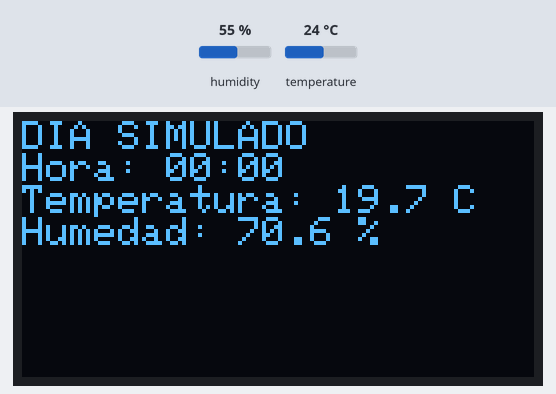
Bench run of a sketch on a simulated ESP32. Parts: 128×64 one-colour display. The test bench sets the inputs (shaded band); at power-on: humidity 55 %, temperature 24 °C. WiFi joins after 1.5 s; servers stay silent unless stated; uploads are accepted with an empty reply; what the sketch prints to the serial monitor is not drawn.

Above: at 3.8 s.
At 4.3 s:
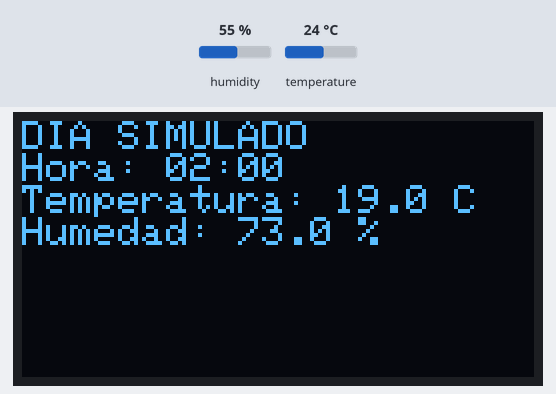
At 4.9 s:
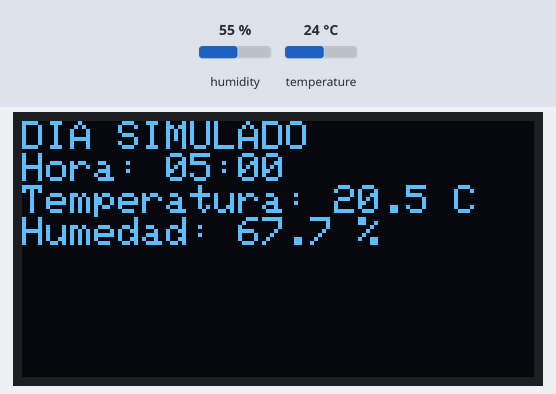
At 6.3 s:
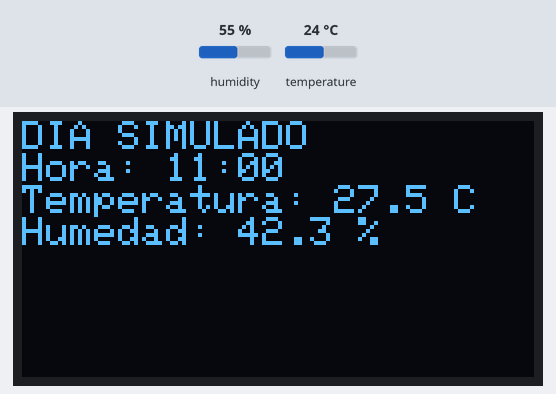
At 7.7 s:
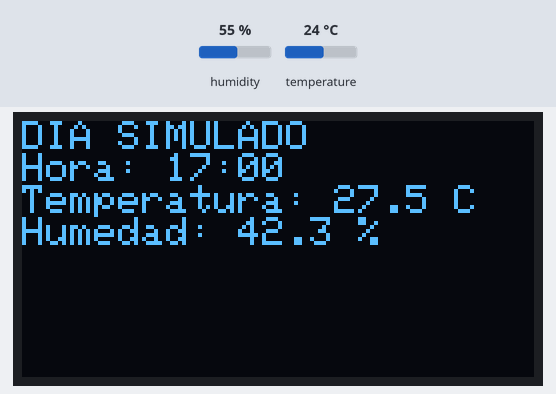
At 9.0 s:
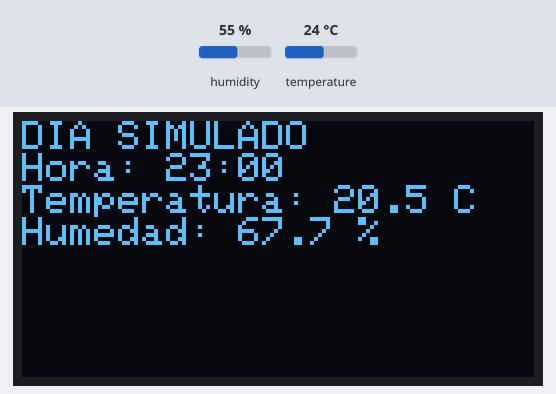

The sketch:

sketch.ino
```cpp
/* LABORATORIO 2 - ESP32 + DHT22 + OLED + API Flask

   LEA PRIMERO LA SECCION "RECETA" EN setup().
   Las funciones tecnicas estan entregadas al final del archivo.
   No necesita editar su implementacion.
*/

#include <Arduino.h>
#include <math.h>
#include <DHTesp.h>
#include <Wire.h>
#include <Adafruit_GFX.h>
#include <Adafruit_SSD1306.h>
#include <WiFi.h>
#include <WiFiClientSecure.h>
#include <HTTPClient.h>

// CONFIGURACION: cambie solo API_URL por la URL de su servicio Render.
const int PIN_DHT = 15;
const int PIN_SDA = 21;
const int PIN_SCL = 22;
const char* DISPOSITIVO = "doctorado-01";
const char* API_URL = "https://iot-laboratorio2.onrender.com/mediciones";

// Objetos y tipo de datos preparados para el ejercicio.
DHTesp sensor;
Adafruit_SSD1306 pantalla(128, 64, &Wire, -1);

struct Medicion {
  int hora;
  float temperatura;
  float humedad;
};

// Declaraciones de las funciones entregadas al final del archivo.
Medicion simularHora(int hora, float temperaturaBase, float humedadBase);
void mostrarEnPantalla(int hora, float temperatura, float humedad);
void iniciarLote();
void agregarMedicion(int hora, float temperatura, float humedad);
int enviarLote();

// ================================================================
// RECETA PRINCIPAL: TRABAJE AQUI
// ================================================================

void setup() {
  // PREPARACION ENTREGADA: iniciar sensor, pantalla y WiFi.
  Serial.begin(115200);
  sensor.setup(PIN_DHT, DHTesp::DHT22);
  Wire.begin(PIN_SDA, PIN_SCL);
  pantalla.begin(SSD1306_SWITCHCAPVCC, 0x3C);
  WiFi.begin("Wokwi-GUEST", "", 6);

  Serial.print("Conectando WiFi");
  while (WiFi.status() != WL_CONNECTED) {
    Serial.print(".");
    delay(500);
  }
  Serial.println("\nWiFi conectado");
  delay(2200); // Dar tiempo al DHT22 para entregar la primera lectura.

  // PASO 1. LEER EL SENSOR DHT22 (UNA SOLA VEZ).
  TempAndHumidity lectura = sensor.getTempAndHumidity();
  if (isnan(lectura.temperature) || isnan(lectura.humidity)) {
    Serial.println("Lectura invalida del DHT22");
    return;
  }
  float temperaturaBase = lectura.temperature;
  float humedadBase = lectura.humidity;

  // PASO 2. CREAR UN LOTE VACIO ANTES DEL CICLO.
  iniciarLote();

  // PASO 3. PRODUCIR LAS 24 HORAS SIMULADAS (0, 1, ..., 23).
  for (int hora = 0; hora < 24; hora++) {
    Medicion dato = simularHora(hora, temperaturaBase, humedadBase);
    mostrarEnPantalla(dato.hora, dato.temperatura, dato.humedad);
    agregarMedicion(dato.hora, dato.temperatura, dato.humedad);
    delay(200);
  }

  // PASO 4. ENVIAR EL LOTE COMPLETO UNA SOLA VEZ.
  int codigo = enviarLote();
  Serial.print("Codigo HTTP final: ");
  Serial.println(codigo);
}

// setup() se ejecuta una vez. loop() no necesita repetir el envio.
void loop() {
  delay(1000);
}

// ================================================================
// FUNCIONES DE APOYO ENTREGADAS - NO ES NECESARIO MODIFICARLAS
// ================================================================

// Calcula una hora sintetica a partir de la lectura inicial del DHT22.
// Devuelve una Medicion con hora, temperatura y humedad.
Medicion simularHora(int hora, float temperaturaBase, float humedadBase) {
  float ciclo = sinf(2.0f * PI * (hora - 8) / 24.0f);
  Medicion dato;
  dato.hora = hora;
  dato.temperatura = temperaturaBase + 5.0f * ciclo;
  dato.humedad = constrain(humedadBase - 18.0f * ciclo, 0.0f, 100.0f);
  return dato;
}

// Presenta en pantalla los valores de una hora.
void mostrarEnPantalla(int hora, float temperatura, float humedad) {
  pantalla.clearDisplay();
  pantalla.setTextSize(1);
  pantalla.setTextColor(SSD1306_WHITE);
  pantalla.setCursor(0, 0);
  pantalla.println("DIA SIMULADO");
  pantalla.print("Hora: ");
  if (hora < 10) pantalla.print("0");
  pantalla.print(hora);
  pantalla.println(":00");
  pantalla.print("Temperatura: ");
  pantalla.print(temperatura, 1);
  pantalla.println(" C");
  pantalla.print("Humedad: ");
  pantalla.print(humedad, 1);
  pantalla.println(" %");
  pantalla.display();
}

// La variable cuerpoJSON va acumulando las mediciones antes del envio.
String cuerpoJSON = "";
int totalEnLote = 0;

// Abre un NUEVO lote y lo deja listo para recibir mediciones.
// Si se invoca dentro del for, borraria las mediciones anteriores.
void iniciarLote() {
  cuerpoJSON = String("{\"dispositivo\":\"") + DISPOSITIVO +
              "\",\"origen\":\"simulacion_dia\",\"mediciones\":[";
  totalEnLote = 0;
}

// Convierte UNA medicion a texto JSON. Se usa dentro de agregarMedicion().
String convertirAJSON(int hora, float temperatura, float humedad) {
  char textoHora[6];
  snprintf(textoHora, sizeof(textoHora), "%02d:00", hora);
  return String("{\"hora_simulada\":\"") + textoHora +
         "\",\"temperatura\":" + String(temperatura, 2) +
         ",\"humedad\":" + String(humedad, 2) + "}";
}

// Anade UNA medicion al lote abierto; conserva las anteriores.
void agregarMedicion(int hora, float temperatura, float humedad) {
  if (totalEnLote > 0) cuerpoJSON += ",";
  cuerpoJSON += convertirAJSON(hora, temperatura, humedad);
  totalEnLote++;
}

// Cierra el lote y lo envia mediante UN HTTP POST a la URL de Render.
// En esta demostracion se omite la validacion del certificado HTTPS.
// No use esta configuracion con datos sensibles o en produccion.
int enviarLote() {
  cuerpoJSON += "]}";
  if (WiFi.status() != WL_CONNECTED) {
    Serial.println("Sin conexion WiFi");
    return -1;
  }

  WiFiClientSecure cliente;
  cliente.setInsecure();
  HTTPClient http;
  http.setConnectTimeout(20000);
  http.setTimeout(30000);
  if (!http.begin(cliente, API_URL)) return -2;

  http.addHeader("Content-Type", "application/json");
  Serial.print("Registros enviados: ");
  Serial.println(totalEnLote);
  int codigo = http.POST(cuerpoJSON);
  Serial.print("HTTP: ");
  Serial.println(codigo);
  if (codigo < 0) Serial.println(http.errorToString(codigo));
  else Serial.println(http.getString());
  http.end();
  return codigo;
}
```
